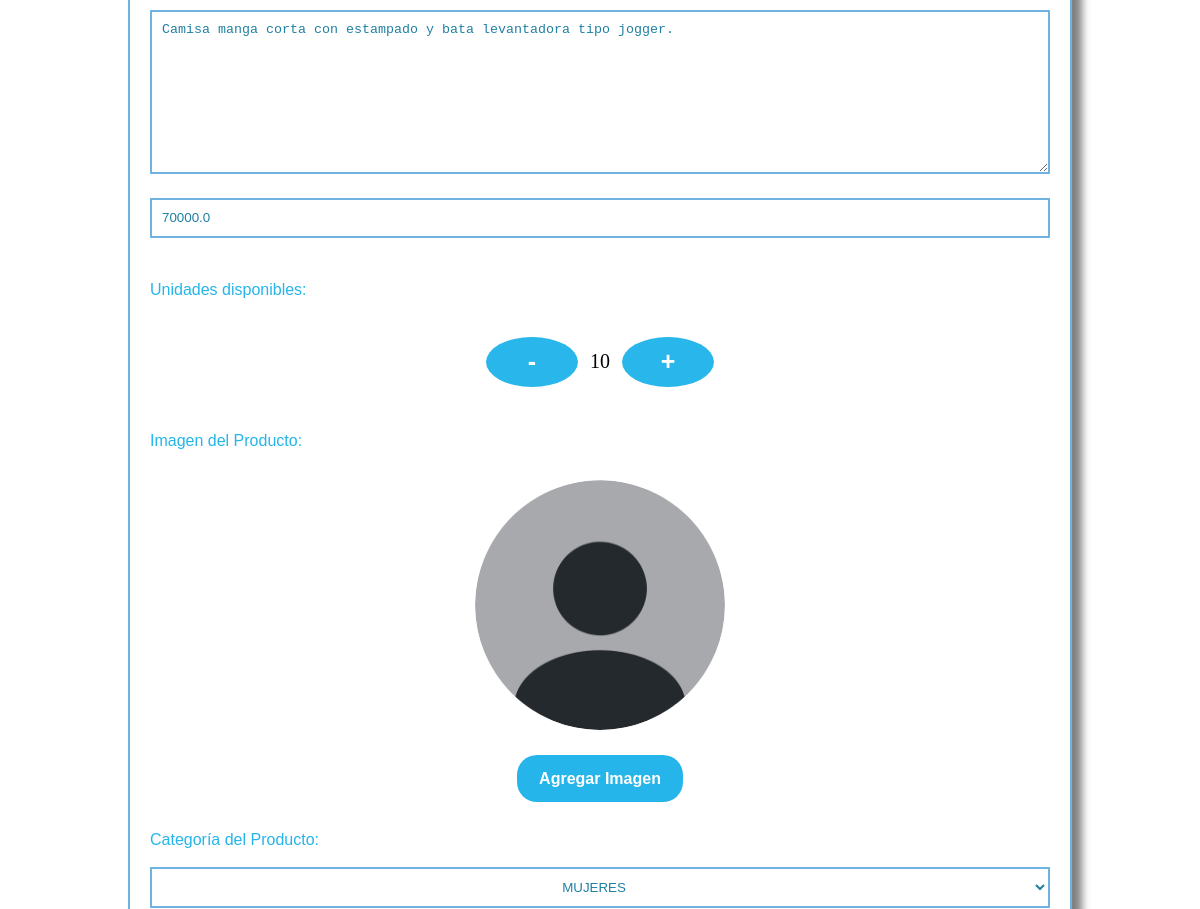
Page /users/renderUpdateProducts/2 (signed in, middle part) on the earlier database version.
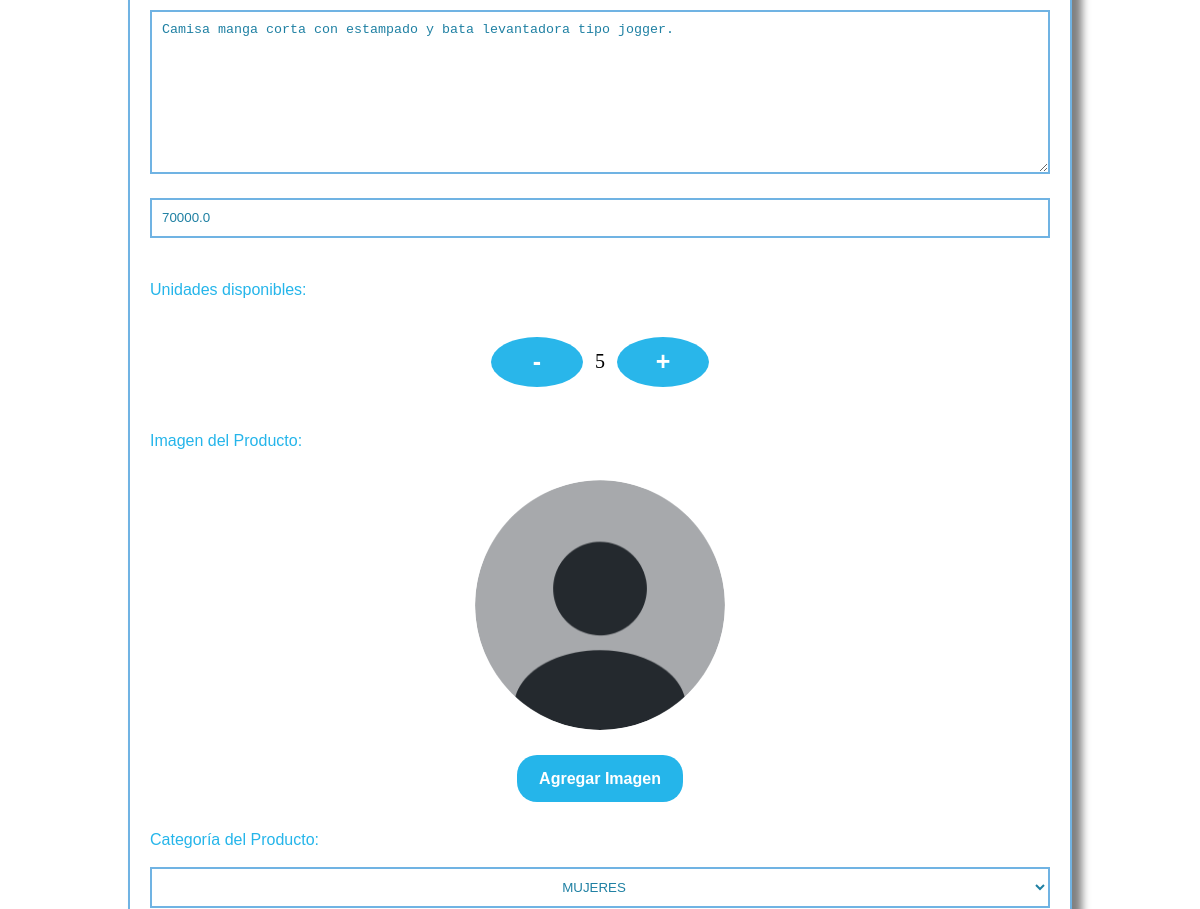
Same page on the later database version.
### Products/models.py (models this page shows, shortened)
class tb_products(models.Model):
    productId = models.AutoField(primary_key = True, verbose_name = 'Product Id')
    productName = models.CharField(max_length = 80, verbose_name = 'Product Name')
    productDescription = models.TextField(max_length = 150, verbose_name = 'Product Description')
    productPrice = models.FloatField(verbose_name = 'Product Price')
    productStock = models.IntegerField(verbose_name = 'Product Stock', default = 1)
    productImage = models.ImageField(upload_to = 'media/media/', verbose_name = 'Product Image')
    categoryId = models.ForeignKey('tb_categories', verbose_name = 'Category Id', on_delete = models.CASCADE)
    referenceId = models.ForeignKey('tb_referencies', verbose_name = 'Reference Id', on_delete = models.CASCADE, blank = True, null = True, default = '')
    sizeId = models.ManyToManyField('tb_sizes', verbose_name = 'Size Id')

class tb_categories(models.Model):
    categoryId = models.AutoField(primary_key = True, verbose_name = 'Category Id')
    categorieName = models.CharField(max_length = 80, verbose_name = 'Category Name')

### Users/views.py (the view)
# urls.py: path('renderUpdateProducts/<productId>', renderUpdateProducts, name = 'renderUpdateProducts'),
@login_required
def renderUpdateProducts(request, productId):
    if request.user.is_superuser:
        product = tb_products.objects.get(productId = productId)
        categories = tb_categories.objects.all()
        referencies = tb_referencies.objects.all()
        sizes = tb_sizes.objects.all()
        context = {
            'product' : product,
            'categories' : categories,
            'referencies' : referencies,
            'sizes' : sizes
        }
        return render(request,'admin/products/updateProducts.html', context)
    else:
        messages.error(request,'No tienes los permisos correspondientes')
        return redirect('home')

### templates/admin/products/updateProducts.html (shortened to what this page needs)
{% load static %}
<!DOCTYPE html>
<html lang="en">
<head>
    <link rel="stylesheet" href="https://cdn.jsdelivr.net/npm/bootstrap-icons@1.11.3/font/bootstrap-icons.min.css">
    <link rel="stylesheet" href="{% static 'css/products/newProduct.css' %}">
</head>
<body>
    {% include 'components/navBarProducts.html' %}
    <section class="containerNewUser">
        <div class="containerForm">
            <div class="containerFormRegister">
            <form action="/users/updateProducts/{{product.productId}}" method = "POST" name="form" enctype="multipart/form-data" onsubmit="return validateProducts()">
                <br>
                <textarea cols="50" rows="10" name="productDescription" id="productDescription" required>{{product.productDescription}}</textarea>
                <br>
                <input type="text" name="productPrice" id="productPrice" value="{{product.productPrice}}" required>
                <br>
                <br>
                <div class="containerLabel">
                    <label for="counterValue">Unidades disponibles:</label>
                </div>
                <br>
                <br>
                <div class="containerQuantity">
                    <button type="button" class="buttonQuantity" id = "decrementBtn" onclick="decrementQuantity()">-</button>
                    <span class="numberQuantity" name = "counterValue" id = "quantity-display">{{product.productStock}}</span>
                    <button type="button" class="buttonQuantity" id = "incrementBtn" onclick="incrementQuantity()">+</button>
                </div>
                <br>
                <div class="containerLabel">
                    <label>Imagen del Producto:</label>
                </div>
                <img class="imageProduct" src="{% static '/img/profilePicture.png' %}" alt="avatar" id="img">
                <br>
                <br>
                <br>
                <label class="buttonImage" for="productImage">Agregar Imagen</label>
                <br>
                <br>
                <div class="containerLabel">
                    <label for="categoryId">Categoría del Producto:</label>
                </div>
                <br>
                <select name="categoryId" id="categoryId" required>
                    <option value="{{product.categoryId.categoryId}}">{{product.categoryId.categorieName}}</option>
                </select>
                <br>
                <br>
                <br>
                <br>
                <br>
                <br>
            </form>
            </div>
        </div>
    </section>
    {% include 'components/footer.html' %}
</body>
</html>

Differences in the rows shown:
changed tb_products "Camisa manga corta con estampado y bata levantadora tipo jogger.": productStock "10" → "5"
